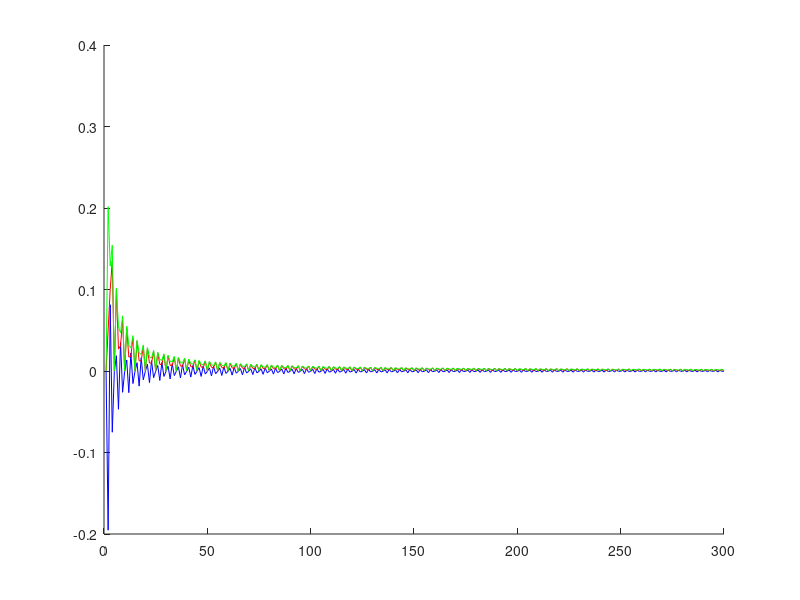

Reproduce this figure in MATLAB.
clear;
clc;
n=1:1:300;
pi=3.14;
a0=0;
A=@(n)(1/(pi*n))*sin(0.8*pi*n)+(1/(0.8*pi^2*n^2))*(cos(0.8*pi*n)-2+cos(1.2*pi*n));
B=@(n)(1/(pi*n))*(-cos(0.8*pi*n)+1) +(1/(0.8*pi^2*n^2))*(sin(0.8*pi*n)-sin(1.2*pi*n));
A_vals = zeros(1, length(n));
B_vals = zeros(1, length(n));
C_vals = zeros(1, length(n));
A_vals(1) = 0; 
C_vals(1) = A_vals(1); 
for i = 2:length(n)
    A_vals(i) = A(i);
    B_vals(i) = B(i);
    C_vals(i) = sqrt(A_vals(i).^2 + B_vals(i).^2);
end


hold on;
plot(n,A_vals,'b');
plot(n,B_vals,'r');
plot(n,C_vals,'g');
hold off;